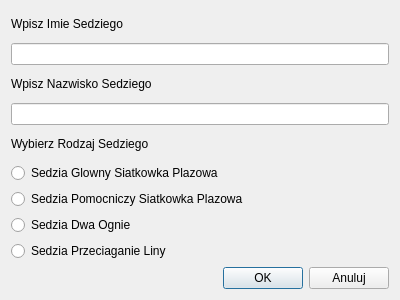
<?xml version="1.0" encoding="UTF-8"?>
<ui version="4.0">
 <class>DodajSedziegoDialog</class>
 <widget class="QDialog" name="DodajSedziegoDialog">
  <property name="geometry">
   <rect>
    <x>0</x>
    <y>0</y>
    <width>400</width>
    <height>300</height>
   </rect>
  </property>
  <property name="maximumSize">
   <size>
    <width>400</width>
    <height>300</height>
   </size>
  </property>
  <property name="windowTitle">
   <string>Dialog</string>
  </property>
  <layout class="QVBoxLayout" name="verticalLayout">
   <item>
    <widget class="QLabel" name="label_2">
     <property name="text">
      <string>Wpisz Imie Sedziego</string>
     </property>
    </widget>
   </item>
   <item>
    <widget class="QLineEdit" name="lineEdit_2"/>
   </item>
   <item>
    <widget class="QLabel" name="label_3">
     <property name="text">
      <string>Wpisz Nazwisko Sedziego</string>
     </property>
    </widget>
   </item>
   <item>
    <widget class="QLineEdit" name="lineEdit_3"/>
   </item>
   <item>
    <widget class="QLabel" name="label">
     <property name="text">
      <string>Wybierz Rodzaj Sedziego</string>
     </property>
    </widget>
   </item>
   <item>
    <widget class="QRadioButton" name="radioButton">
     <property name="text">
      <string>Sedzia Glowny Siatkowka Plazowa</string>
     </property>
    </widget>
   </item>
   <item>
    <widget class="QRadioButton" name="radioButton_2">
     <property name="text">
      <string>Sedzia Pomocniczy Siatkowka Plazowa</string>
     </property>
    </widget>
   </item>
   <item>
    <widget class="QRadioButton" name="radioButton_3">
     <property name="text">
      <string>Sedzia Dwa Ognie</string>
     </property>
    </widget>
   </item>
   <item>
    <widget class="QRadioButton" name="radioButton_4">
     <property name="text">
      <string>Sedzia Przeciaganie Liny</string>
     </property>
    </widget>
   </item>
   <item>
    <layout class="QHBoxLayout" name="horizontalLayout">
     <item>
      <spacer name="horizontalSpacer">
       <property name="orientation">
        <enum>Qt::Horizontal</enum>
       </property>
       <property name="sizeHint" stdset="0">
        <size>
         <width>40</width>
         <height>20</height>
        </size>
       </property>
      </spacer>
     </item>
     <item>
      <widget class="QPushButton" name="pushButton_2">
       <property name="text">
        <string>OK</string>
       </property>
      </widget>
     </item>
     <item>
      <widget class="QPushButton" name="pushButton">
       <property name="text">
        <string>Anuluj</string>
       </property>
      </widget>
     </item>
    </layout>
   </item>
  </layout>
 </widget>
 <resources/>
 <connections/>
</ui>
